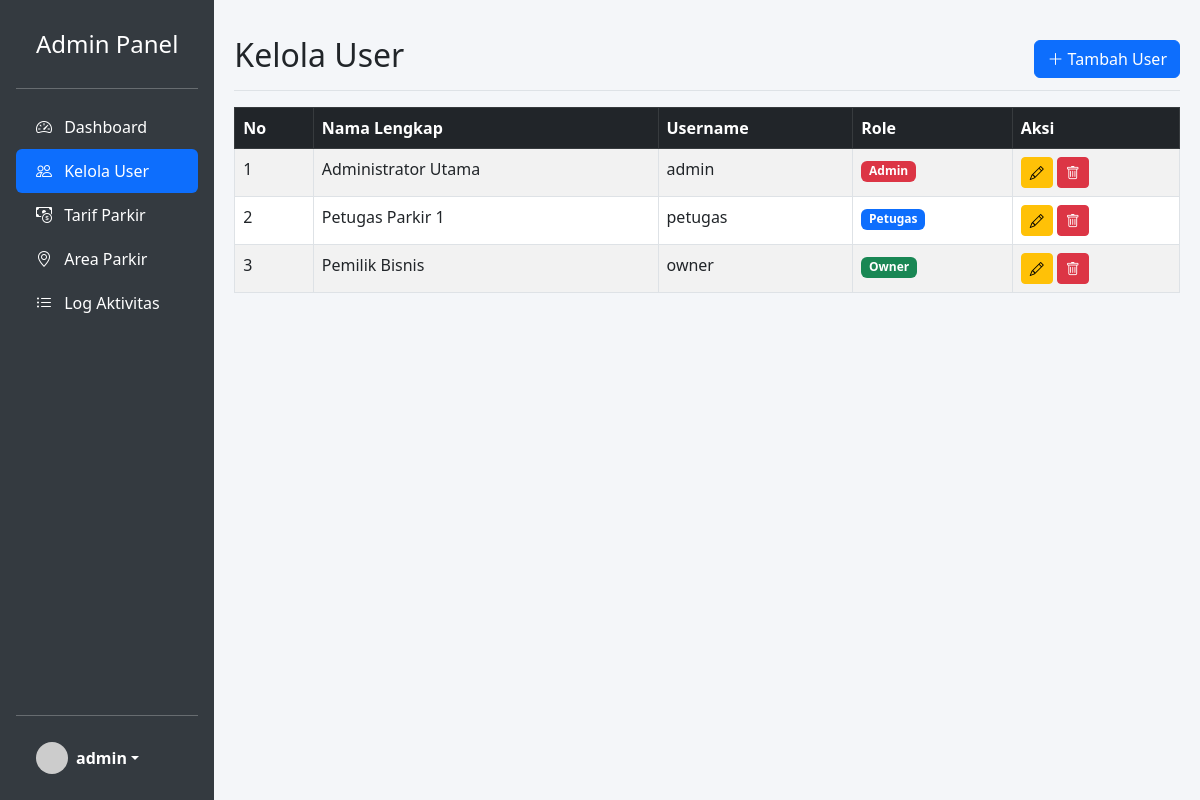
The page /admin/users.php (signed in) on the database its author committed.
### tables this page shows
CREATE TABLE `users` (
  `id_user` int(11) NOT NULL AUTO_INCREMENT,
  `username` varchar(50) NOT NULL,
  `password` varchar(255) NOT NULL,
  `nama_lengkap` varchar(100) NOT NULL,
  `role` enum('admin','petugas','owner') NOT NULL,
  PRIMARY KEY (`id_user`),
  UNIQUE KEY `username` (`username`)
);

### config/koneksi.php (called while the page is built, shortened)
<?php
$hostname = 'localhost';
$username = 'root';
$password = '';
$database = 'db_parkir_ukk';
$koneksi = mysqli_connect($hostname, $username, $password, $database);
function base_url($path = '') {
    return "/parkirsucip/" . $path;
}
function query($query) {
    global $koneksi;
    $result = mysqli_query($koneksi, $query);
    $rows = [];
    while ($row = mysqli_fetch_assoc($result)) {
        $rows[] = $row;
    }
    return $rows;
}
?>

### admin/users.php (the view, shortened to what this page needs)
<?php include 'header.php'; ?>
<div class="d-flex justify-content-between flex-wrap flex-md-nowrap align-items-center pt-3 pb-2 mb-3 border-bottom">
    <h1 class="h2">Kelola User</h1>
    <button type="button" class="btn btn-primary" data-bs-toggle="modal" data-bs-target="#userModal">
        <i class="bi bi-plus-lg"></i> Tambah User
    </button>
</div>
<div class="table-responsive">
    <table class="table table-striped table-bordered">
        <thead class="table-dark">
            <tr>
                <th>No</th>
                <th>Nama Lengkap</th>
                <th>Username</th>
                <th>Role</th>
                <th>Aksi</th>
            </tr>
        </thead>
        <tbody>
            <?php
            $users = query("SELECT * FROM users ORDER BY role ASC");
            $no = 1;
            foreach ($users as $u) : ?>
            <tr>
                <td><?= $no++ ?></td>
                <td><?= $u['nama_lengkap'] ?></td>
                <td><?= $u['username'] ?></td>
                <td><span class="badge bg-<?= ($u['role']=='admin'?'danger':($u['role']=='petugas'?'primary':'success')) ?>"><?= ucfirst($u['role']) ?></span></td>
                <td>
                    <button class="btn btn-sm btn-warning btn-edit"
                        data-id="<?= $u['id_user'] ?>"
                        data-nama="<?= $u['nama_lengkap'] ?>"
                        data-username="<?= $u['username'] ?>"
                        data-role="<?= $u['role'] ?>">
                        <i class="bi bi-pencil"></i>
                    </button>
                    <a href="users.php?hapus=<?= $u['id_user'] ?>" class="btn btn-sm btn-danger" onclick="return confirm('Yakin hapus user ini?')">
                        <i class="bi bi-trash"></i>
                    </a>
                </td>
            </tr>
            <?php endforeach; ?>
        </tbody>
    </table>
</div>
<?php include 'footer.php'; ?>

### admin/header.php (shortened to what this page needs)
<?php
require_once '../config/koneksi.php';
$user_active = $_SESSION['user'];
?>
<!DOCTYPE html>
<html lang="id">
<head>
    <link href="https://cdn.jsdelivr.net/npm/bootstrap@5.3.0/dist/css/bootstrap.min.css" rel="stylesheet">
    <link rel="stylesheet" href="https://cdn.jsdelivr.net/npm/bootstrap-icons@1.11.0/font/bootstrap-icons.css">
    <link rel="stylesheet" href="<?= base_url('assets/css/style.css') ?>">
</head>
<body>
    <div class="d-flex">
        <div class="sidebar d-flex flex-column flex-shrink-0 p-3">
            <a href="#" class="d-flex align-items-center mb-3 mb-md-0 me-md-auto text-white text-decoration-none">
                <span class="fs-4">Admin Panel</span>
            </a>
            <hr>
            <ul class="nav nav-pills flex-column mb-auto">
                <li class="nav-item">
                    <a href="<?= base_url('admin/dashboard.php') ?>" class="nav-link <?= (basename($_SERVER['PHP_SELF']) == 'dashboard.php') ? 'active' : 'text-white' ?>">
                        <i class="bi bi-speedometer2 me-2"></i> Dashboard
                    </a>
                </li>
                <li>
                    <a href="<?= base_url('admin/users.php') ?>" class="nav-link <?= (basename($_SERVER['PHP_SELF']) == 'users.php') ? 'active' : 'text-white' ?>">
                        <i class="bi bi-people me-2"></i> Kelola User
                    </a>
                </li>
                <li>
                    <a href="<?= base_url('admin/tarif.php') ?>" class="nav-link <?= (basename($_SERVER['PHP_SELF']) == 'tarif.php') ? 'active' : 'text-white' ?>">
                        <i class="bi bi-cash-coin me-2"></i> Tarif Parkir
                    </a>
                </li>
                <li>
                    <a href="<?= base_url('admin/area.php') ?>" class="nav-link <?= (basename($_SERVER['PHP_SELF']) == 'area.php') ? 'active' : 'text-white' ?>">
                        <i class="bi bi-geo-alt me-2"></i> Area Parkir
                    </a>
                </li>
                <li>
                    <a href="<?= base_url('admin/logs.php') ?>" class="nav-link <?= (basename($_SERVER['PHP_SELF']) == 'logs.php') ? 'active' : 'text-white' ?>">
                        <i class="bi bi-list-ul me-2"></i> Log Aktivitas
                    </a>
                </li>
            </ul>
            <hr>
            <div class="dropdown">
                <a href="#" class="d-flex align-items-center text-white text-decoration-none dropdown-toggle" id="dropdownUser1" data-bs-toggle="dropdown" aria-expanded="false">
                    <img src="https://ui-avatars.com/api/?name=<?= urlencode($user_active['nama_lengkap']) ?>&background=random" alt="" width="32" height="32" class="rounded-circle me-2">
                    <strong><?= $user_active['username'] ?></strong>
                </a>
            </div>
        </div>
        <div class="flex-grow-1" style="max-height: 100vh; overflow-y: auto;">
            <div class="content-wrapper">

### admin/footer.php (shortened to what this page needs)
            </div>
        </div>
    </div>
</body>
</html>

### assets/css/style.css (style rules this page uses)
body { background-color: #f4f6f9; font-family: 'Segoe UI', Tahoma, Geneva, Verdana, sans-serif; }
.sidebar { min-height: 100vh; background: #343a40; color: white; }
.sidebar a { color: #cfd2d6; text-decoration: none; padding: 10px 20px; display: block; }
.sidebar a:hover, .sidebar a.active { background: #495057; color: white; }
.content-wrapper { padding: 20px; }

### rows shown on the page
users: nama_lengkap "Administrator Utama", username "admin", role "Admin"
users: nama_lengkap "Petugas Parkir 1", username "petugas", role "Petugas"
users: nama_lengkap "Pemilik Bisnis", username "owner", role "Owner"

### other values the page prints
$user_active['username'] "admin"
